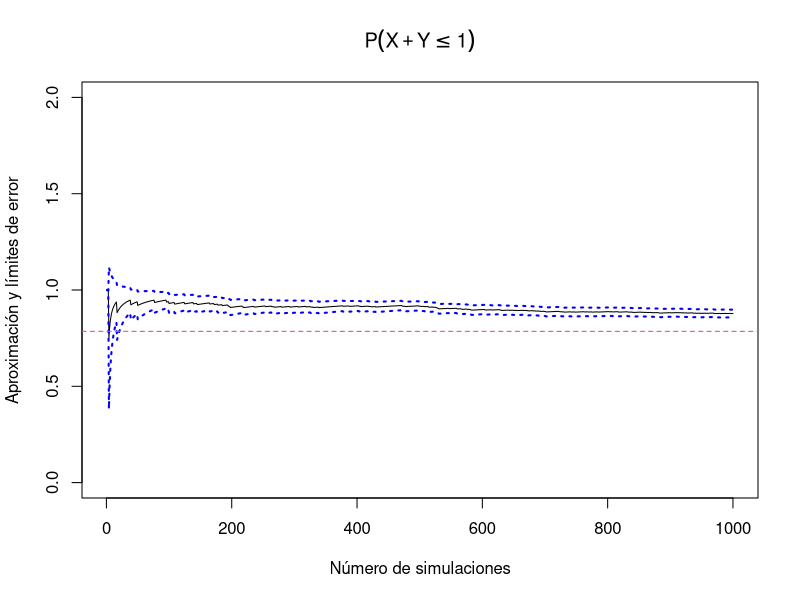
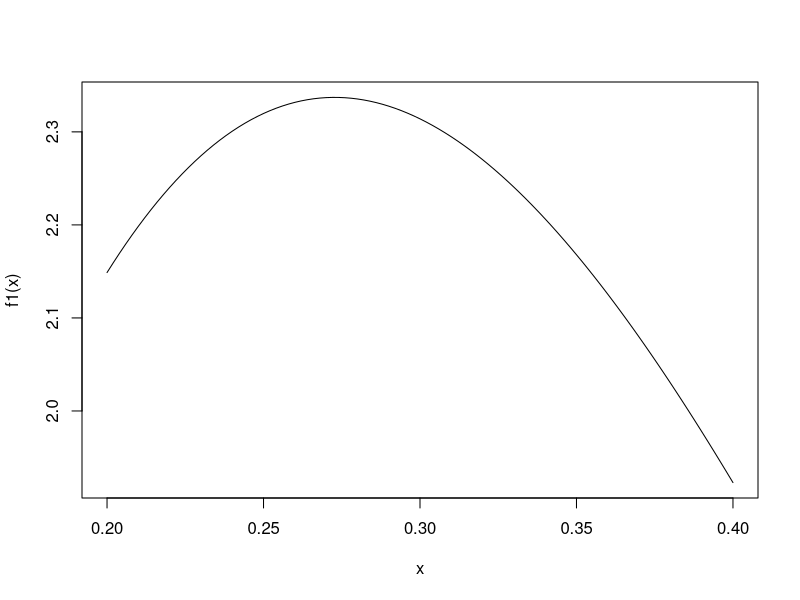
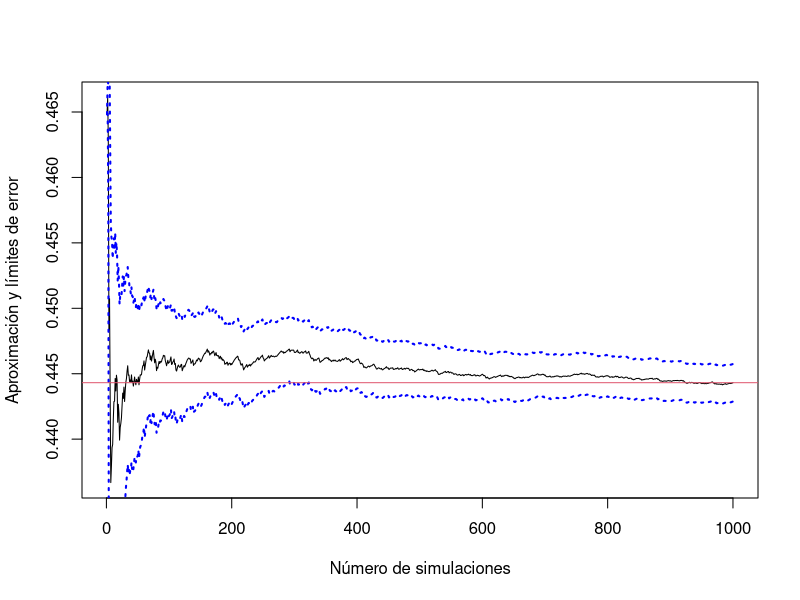
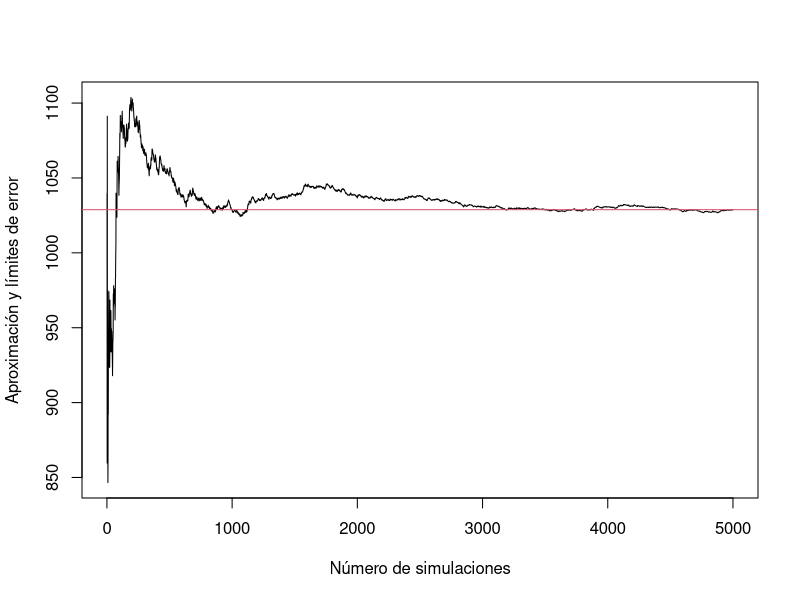

The R source for these figures, in order:
## ---- chunk 1
    knitr::opts_chunk$set(echo = TRUE)
## ---- chunk 2
# simulación
nsim <- 1000
set.seed(1)
x <- runif(nsim,-1,1)
y <- runif(nsim,-1,1)
suceso <- (x+y <= 1)

# aproximación
mean(suceso)

# error de estimación
sd(suceso)/sqrt(nsim)

# Valor real
pi/4

# Estudio de convergencia
estim <- cumsum(suceso)/(1:nsim)
plot(1:nsim,estim,type='l',
                ylab='Aproximación y límites de error',
                xlab='Número de simulaciones',
                main=expression(P(X+Y<=1)),
                ylim=c(0,2))

# Errores de estimación
estim.err<-sqrt(cumsum((suceso-estim)^2))/(1:nsim)

# Limites de error
z<-qnorm(0.025,lower.tail = FALSE)
lines(estim-z*estim.err,lty=3,lwd=2,col='blue')
lines(estim+z*estim.err,lty=3,lwd=2,col='blue')
abline(h=pi/4,lty=2,col=2)
## ---- chunk 3
f1 <- function(x) dbeta(x, 2.5, 5)
curve(f1,0.2,0.4)

nsim <- 1000
# calculamos la aproximación
set.seed(1)
x <- runif(nsim, 0.2,0.4) # x1,...,xn
f1x <- sapply(x, f1) # f1(x1),...f1(xn)
mx <- mean(f1x)*0.2 # Se multiplica por la amplitud del intervalo

# Valor real
integrate(f1,0.2,0.4)


# Gráfica de convergencia
# valores estimados
f1x. <- sapply(x, f1)*0.2 # Multiplicamos por la amplitud del intervalo
estim <- cumsum(f1x.)/(1:nsim)
# errores de estimación
estim.err <- sqrt(cumsum((f1x.-estim)^2))/(1:nsim)
plot(1:nsim,estim,type='l',
                ylab='Aproximación y límites de error',
                xlab='Número de simulaciones')
# Extremos de error
z <- qnorm(0.025,lower.tail = FALSE)
lines(estim - z*estim.err,col='blue',lwd=2,lty=3)
lines(estim + z*estim.err,col='blue',lwd=2,lty=3)
abline(h=mx, col=2)


# Otra forma de plantear la primera integral
x <- rbeta(nsim, 2.5, 5)
cc <- function(x) (x>0.2 & x<0.4)
cx <- cc(x)
mx <- mean(cx)
## ---- chunk 4
f2 <- function(x) sin(x)*exp(-x)*dbeta(x,2.5,5)

# Aproximación
x <- rbeta(nsim, 2.5, 5)
f2x <- sapply(x, f2)
cc <- function(x) sin(x)*exp(-x)
mx <- mean(cc(x))

# Valor real
integrate(f2,-Inf,Inf)
## ---- chunk 5
nsim <- 5000 # número de simulaciones

# simulamos ahora nsim valores de S_N:
lam <- 17
mu <- 3.5
sig <- 1.1

S <- double(nsim) # para almacenar los valores simulados
set.seed(1)
for (i in 1:nsim) {
    n <- rpois(1,lam)
    if (n > 0) 
        S[i] <- sum(rlnorm(n,mu,sig))
}

# Aproximación de la media
EX <- mean(S); EX
# Convergencia
estim <- cumsum(S)/(1:nsim)
plot(1:nsim,estim,type='l',
                ylab='Aproximación y límites de error',
                xlab='Número de simulaciones')
abline(h=EX,col=2)

# Aproximación de la varianza
var(S)
